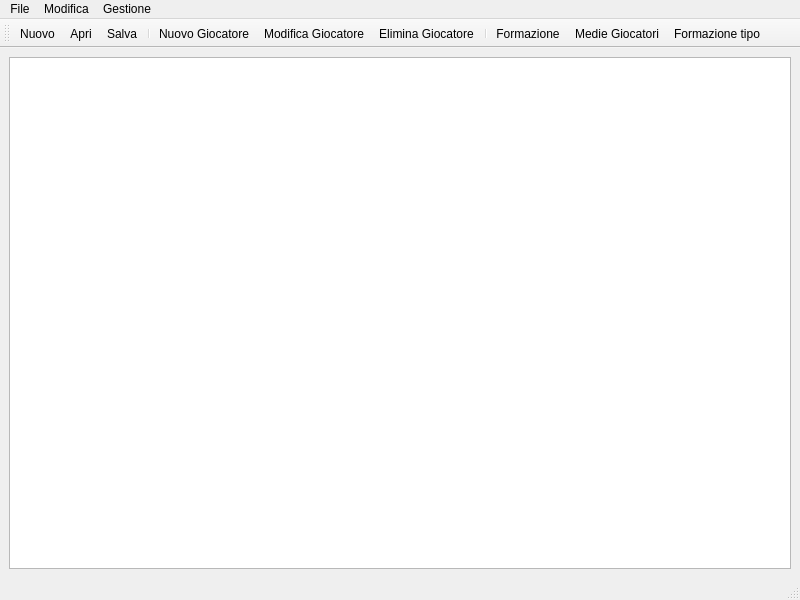
<?xml version="1.0" encoding="UTF-8"?>
<ui version="4.0">
 <class>fanta</class>
 <widget class="QMainWindow" name="fanta">
  <property name="geometry">
   <rect>
    <x>0</x>
    <y>0</y>
    <width>800</width>
    <height>600</height>
   </rect>
  </property>
  <property name="windowTitle">
   <string>Fantamanager</string>
  </property>
  <property name="windowIcon">
   <iconset>
    <normaloff>fanta.png</normaloff>fanta.png</iconset>
  </property>
  <widget class="QWidget" name="centralwidget">
   <layout class="QVBoxLayout">
    <item>
     <layout class="QHBoxLayout">
      <item>
       <widget class="QTableView" name="tableGiocatori">
        <property name="sizePolicy">
         <sizepolicy hsizetype="Expanding" vsizetype="Expanding">
          <horstretch>0</horstretch>
          <verstretch>0</verstretch>
         </sizepolicy>
        </property>
        <property name="selectionMode">
         <enum>QAbstractItemView::SingleSelection</enum>
        </property>
       </widget>
      </item>
     </layout>
    </item>
   </layout>
  </widget>
  <widget class="QMenuBar" name="menubar">
   <property name="geometry">
    <rect>
     <x>0</x>
     <y>0</y>
     <width>800</width>
     <height>23</height>
    </rect>
   </property>
   <widget class="QMenu" name="menuFile">
    <property name="title">
     <string>File</string>
    </property>
    <addaction name="actionNew"/>
    <addaction name="separator"/>
    <addaction name="actionOpen"/>
    <addaction name="actionSave"/>
    <addaction name="separator"/>
    <addaction name="actionChiudi"/>
   </widget>
   <widget class="QMenu" name="menuModifica">
    <property name="title">
     <string>Modifica</string>
    </property>
    <addaction name="actionNuovo_giocatore"/>
    <addaction name="actionModifica_Giocatore"/>
    <addaction name="actionElimina_Giocatore"/>
    <addaction name="actionAggiorna_Giocatore"/>
   </widget>
   <widget class="QMenu" name="menuGestione">
    <property name="title">
     <string>Gestione</string>
    </property>
    <addaction name="actionFormazione"/>
    <addaction name="actionMedie_Giocatori"/>
    <addaction name="actionFormazione_tipo"/>
   </widget>
   <addaction name="menuFile"/>
   <addaction name="menuModifica"/>
   <addaction name="menuGestione"/>
  </widget>
  <widget class="QStatusBar" name="statusbar"/>
  <widget class="QToolBar" name="toolBar">
   <property name="windowTitle">
    <string>toolBar</string>
   </property>
   <property name="toolTip">
    <string>Nuova Formazione</string>
   </property>
   <attribute name="toolBarArea">
    <enum>TopToolBarArea</enum>
   </attribute>
   <attribute name="toolBarBreak">
    <bool>false</bool>
   </attribute>
   <addaction name="actionNew"/>
   <addaction name="actionOpen"/>
   <addaction name="actionSave"/>
   <addaction name="separator"/>
   <addaction name="actionNuovo_giocatore"/>
   <addaction name="actionModifica_Giocatore"/>
   <addaction name="actionElimina_Giocatore"/>
   <addaction name="separator"/>
   <addaction name="actionFormazione"/>
   <addaction name="actionMedie_Giocatori"/>
   <addaction name="actionFormazione_tipo"/>
  </widget>
  <action name="actionOpen">
   <property name="icon">
    <iconset resource="resource.qrc">
     <normaloff>:/icons/images/folder_orange_open.png</normaloff>:/icons/images/folder_orange_open.png</iconset>
   </property>
   <property name="text">
    <string>Apri</string>
   </property>
  </action>
  <action name="actionSave">
   <property name="icon">
    <iconset resource="resource.qrc">
     <normaloff>:/icons/images/filesave.png</normaloff>:/icons/images/filesave.png</iconset>
   </property>
   <property name="text">
    <string>Salva</string>
   </property>
  </action>
  <action name="actionNew">
   <property name="icon">
    <iconset resource="resource.qrc">
     <normaloff>:/icons/images/filenew.png</normaloff>:/icons/images/filenew.png</iconset>
   </property>
   <property name="text">
    <string>Nuovo</string>
   </property>
  </action>
  <action name="actionChiudi">
   <property name="text">
    <string>Chiudi</string>
   </property>
  </action>
  <action name="actionNuovo_giocatore">
   <property name="icon">
    <iconset>
     <normaloff>images/add_user.png</normaloff>images/add_user.png</iconset>
   </property>
   <property name="text">
    <string>Nuovo Giocatore</string>
   </property>
  </action>
  <action name="actionModifica_Giocatore">
   <property name="icon">
    <iconset resource="resource.qrc">
     <normaloff>:/icons/images/edit_user.png</normaloff>:/icons/images/edit_user.png</iconset>
   </property>
   <property name="text">
    <string>Modifica Giocatore</string>
   </property>
  </action>
  <action name="actionElimina_Giocatore">
   <property name="icon">
    <iconset resource="resource.qrc">
     <normaloff>:/icons/images/delete_user.png</normaloff>:/icons/images/delete_user.png</iconset>
   </property>
   <property name="text">
    <string>Elimina Giocatore</string>
   </property>
  </action>
  <action name="actionFormazione">
   <property name="icon">
    <iconset resource="resource.qrc">
     <normaloff>:/icons/images/pencil.png</normaloff>:/icons/images/pencil.png</iconset>
   </property>
   <property name="text">
    <string>Formazione</string>
   </property>
  </action>
  <action name="actionInserisci_Voti">
   <property name="icon">
    <iconset resource="resource.qrc">
     <normaloff>:/icons/images/math_sum.png</normaloff>:/icons/images/math_sum.png</iconset>
   </property>
   <property name="text">
    <string>Inserisci Voti</string>
   </property>
  </action>
  <action name="actionProfilo_Squadra">
   <property name="icon">
    <iconset resource="resource.qrc">
     <normaloff>:/icons/images/contents2.png</normaloff>:/icons/images/contents2.png</iconset>
   </property>
   <property name="text">
    <string>Profilo Squadra</string>
   </property>
  </action>
  <action name="actionMedie_Giocatori">
   <property name="icon">
    <iconset resource="resource.qrc">
     <normaloff>:/icons/images/frac.png</normaloff>:/icons/images/frac.png</iconset>
   </property>
   <property name="text">
    <string>Medie Giocatori</string>
   </property>
  </action>
  <action name="actionFormazione_tipo">
   <property name="icon">
    <iconset resource="resource.qrc">
     <normaloff>:/icons/images/package_edutainment.png</normaloff>:/icons/images/package_edutainment.png</iconset>
   </property>
   <property name="text">
    <string>Formazione tipo</string>
   </property>
  </action>
  <action name="actionAggiorna_Giocatore">
   <property name="text">
    <string>Aggiorna Giocatore</string>
   </property>
  </action>
 </widget>
 <resources>
  <include location="resource.qrc"/>
 </resources>
 <connections/>
</ui>
